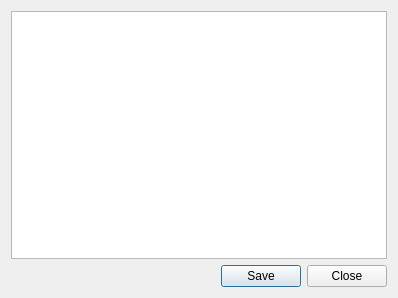
<?xml version="1.0" encoding="UTF-8"?>
<ui version="4.0">
 <class>ResultWindow</class>
 <widget class="QDialog" name="ResultWindow">
  <property name="geometry">
   <rect>
    <x>0</x>
    <y>0</y>
    <width>398</width>
    <height>298</height>
   </rect>
  </property>
  <property name="sizePolicy">
   <sizepolicy hsizetype="Expanding" vsizetype="Expanding">
    <horstretch>0</horstretch>
    <verstretch>0</verstretch>
   </sizepolicy>
  </property>
  <property name="windowTitle">
   <string>Results</string>
  </property>
  <layout class="QVBoxLayout" name="verticalLayout">
   <item>
    <widget class="QTableWidget" name="tableWidget"/>
   </item>
   <item>
    <layout class="QHBoxLayout" name="horizontalLayout">
     <item>
      <spacer name="horizontalSpacer">
       <property name="orientation">
        <enum>Qt::Horizontal</enum>
       </property>
       <property name="sizeHint" stdset="0">
        <size>
         <width>128</width>
         <height>20</height>
        </size>
       </property>
      </spacer>
     </item>
     <item>
      <widget class="QPushButton" name="saveButton">
       <property name="text">
        <string>Save</string>
       </property>
      </widget>
     </item>
     <item>
      <widget class="QPushButton" name="closeButton">
       <property name="text">
        <string>Close</string>
       </property>
      </widget>
     </item>
    </layout>
   </item>
  </layout>
 </widget>
 <resources/>
 <connections/>
</ui>
